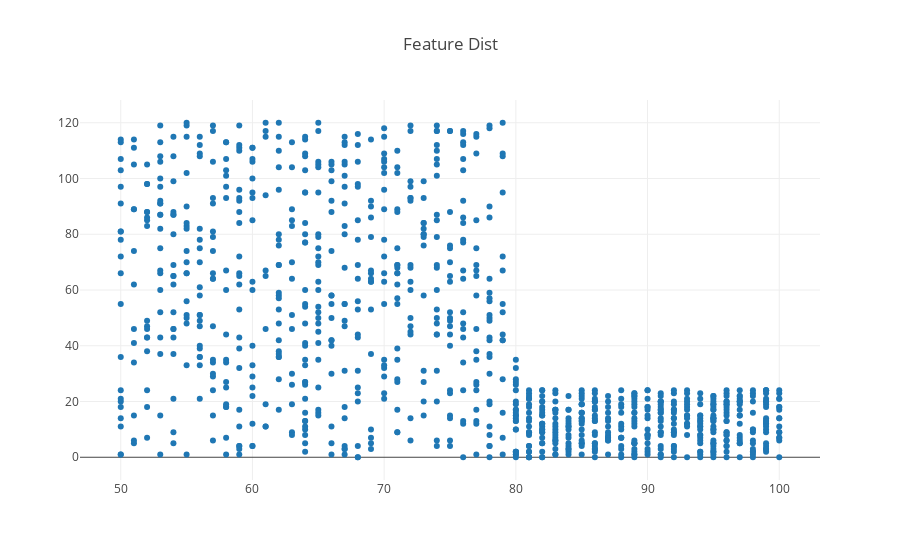

The code cell stored with this chart in its notebook:
### Code cell
### Generate trace data for the features to make sure we did the randomization right
trace= go.Scatter(x=sampleAgingSet['Age(Feature_0)'], y = sampleAgingSet['Survival Time'], mode='markers')
plotly.offline.iplot({ "data": [trace], "layout": Layout(title="Feature Dist")})

### Figure 1 — Plotly figure (JSON) as saved in the notebook; plotly's stock layout.template omitted (floating-point values rounded to 4 significant figures; data arrays with more than 128 entries replaced by an {"elided": "..."} marker saying what was removed)
{"data": [{"mode": "markers", "type": "scatter", "x": {"elided": "1000 int values"}, "y": {"elided": "1000 int values"}}], "layout": {"title": "Feature Dist"}}
